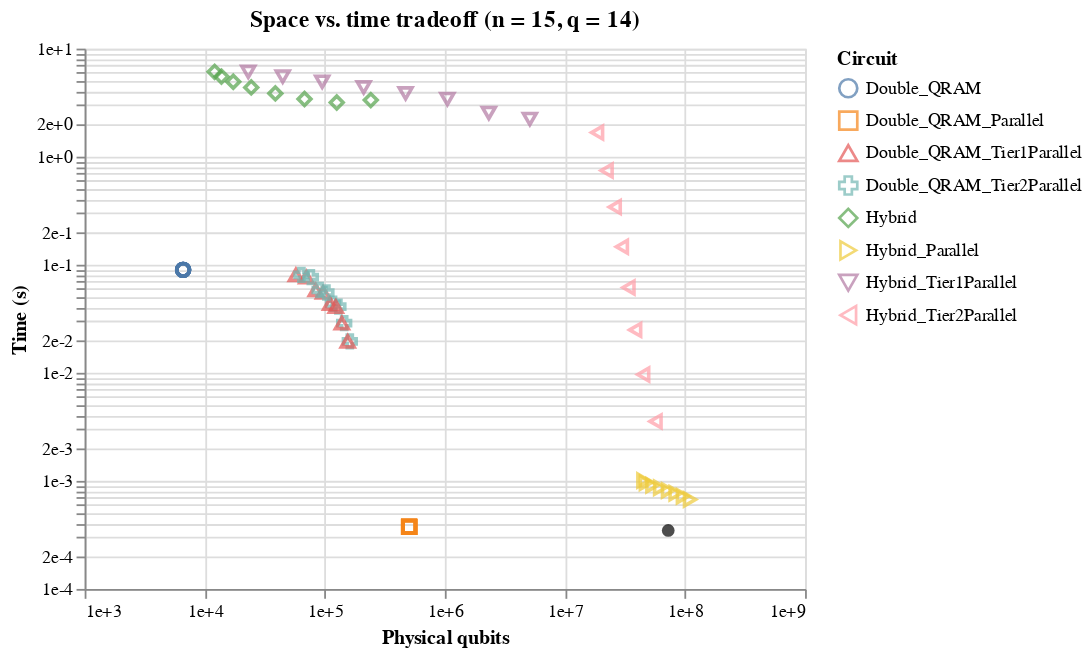

Here is the notebook cell this chart was saved with:
### Code cell
# Space vs. time tradeoff for all circuits
hybrids = df[np.logical_and([df['name'][i][0:6] == "Hybrid" for i in range(df.shape[0])], np.logical_and(df['n'] == 15, df['q'] == 14))]
doubles = df[np.logical_and([df['name'][i][0:6] == "Double" for i in range(df.shape[0])], np.logical_and(df['n'] == 15, df['q'] == 14))]
doubles = doubles[doubles['b1'] == 7]

bb = df[df['name'] == 'BucketBrigadeParallel']
bb = bb[bb['n'] == 15]

h_lines = Chart(hybrids, title="Space vs. time tradeoff (n = 15, q = 14)").mark_point(size=50).encode(x=X('total_phys_q',
                                  scale=Scale(type='log'),
                                  axis=Axis(title="Physical qubits",
                                            format="e")),
                              y=Y('total_time',
                                  scale=Scale(type='log'),
                                  axis=Axis(title="Time (s)",
                                            format="e")),
                               shape='name',                                                                                     
                              color=Color('name', legend=Legend(title="Circuit"))
                              )

d_lines = Chart(doubles, title="Space vs. time tradeoff (n = 15, q = 14)").mark_point(size=50).encode(x=X('total_phys_q',
                                  scale=Scale(type='log'),
                                  axis=Axis(title="Physical qubits",
                                            format="e",tickCount=6)),
                              y=Y('total_time',
                                  scale=Scale(type='log'),
                                  axis=Axis(title="Time (s)",
                                            format="e")),
                               shape='name',                                                                                     
                              color=Color('name', legend=Legend(title="Circuit"))
                              )

points = Chart(bb).mark_circle(size=50, color='black').encode(x=X('total_phys_q'), y=('total_time'))

h_lines + d_lines + points
